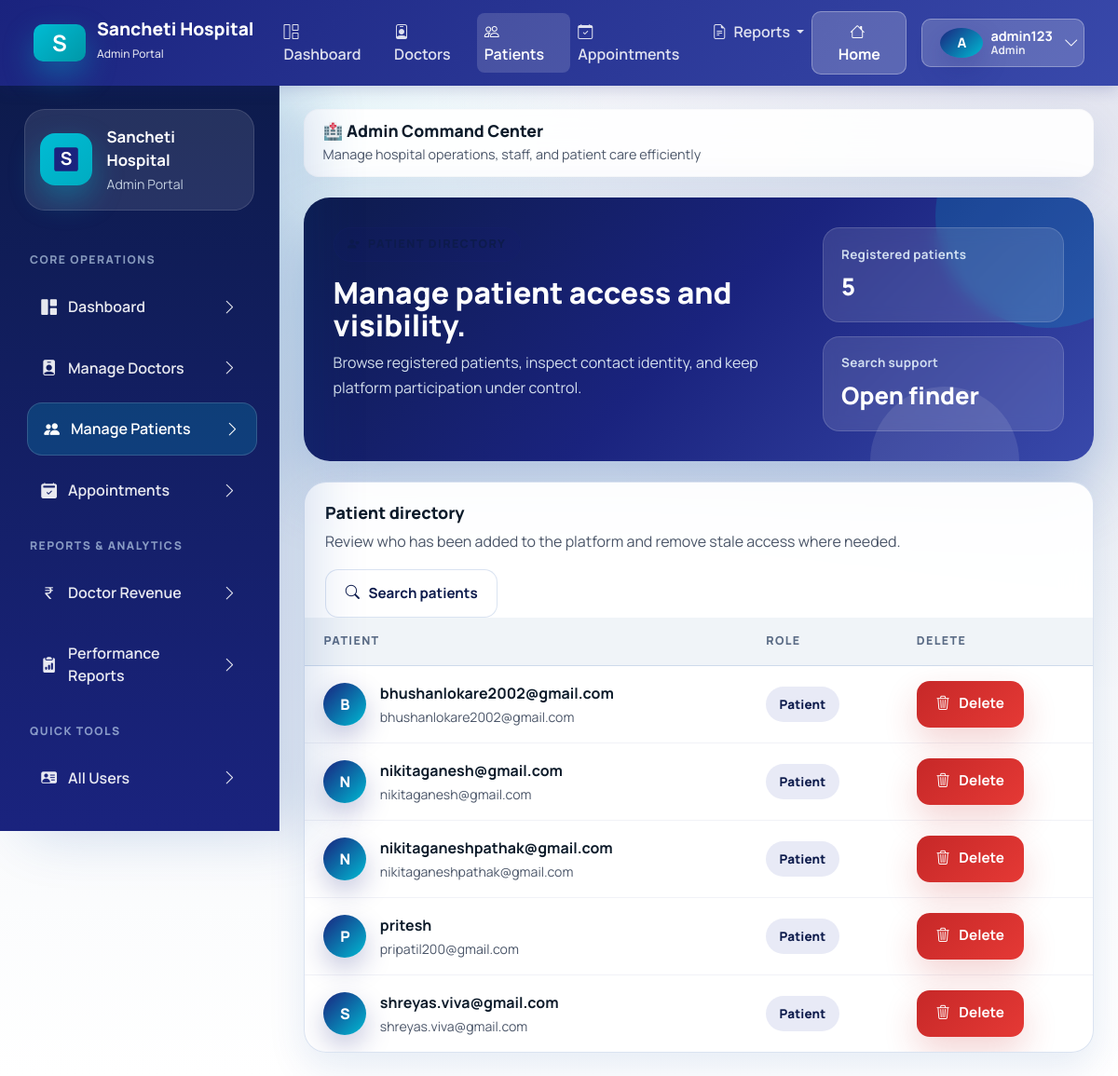
Before: /adminpanel/patients/ (signed in) with the older database file.
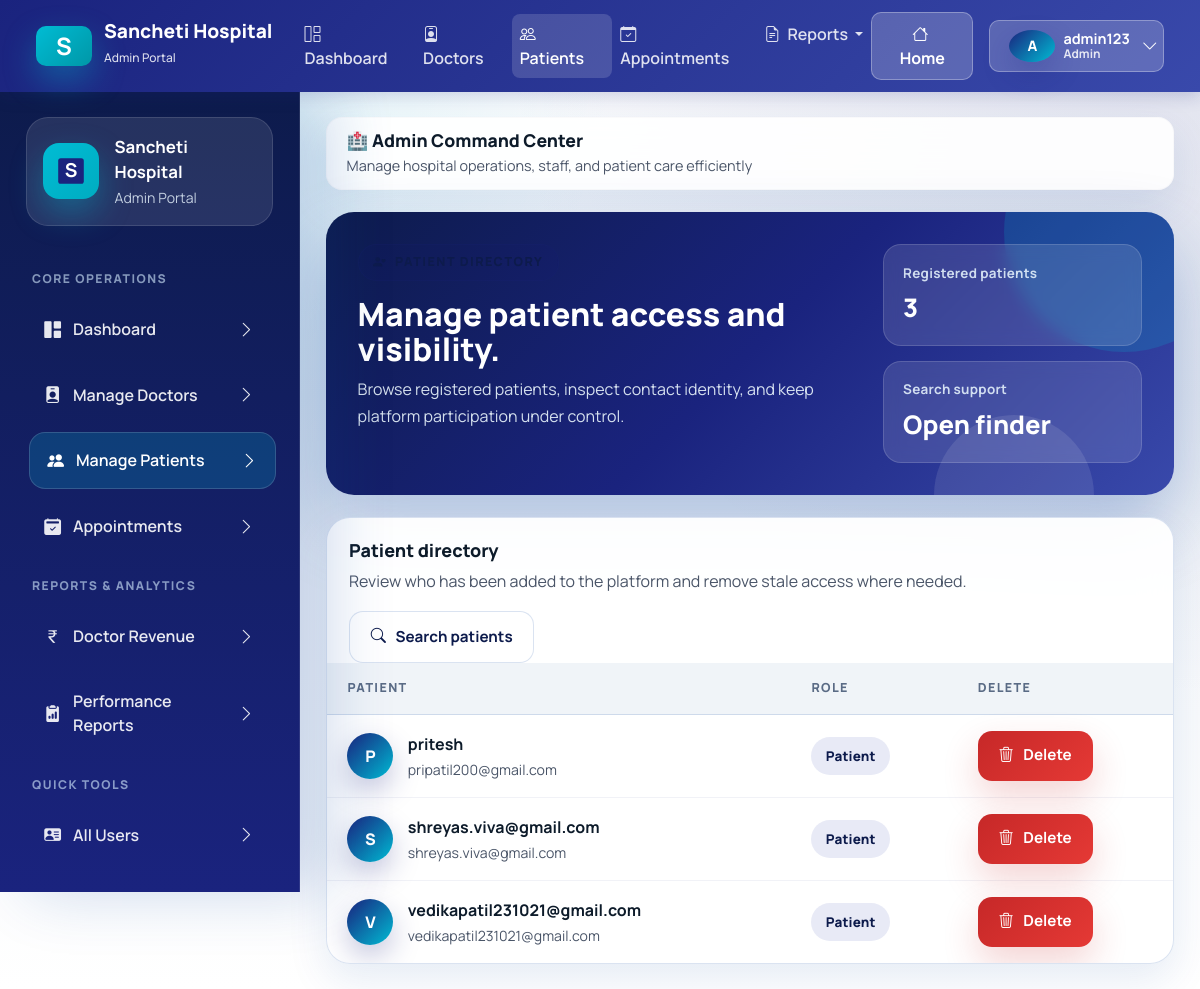
After: the same page with the newer database file.
### accounts/models.py (models this page shows, shortened)
class CustomUser(AbstractUser):
    ROLE_CHOICES = (
        ("admin", "Admin"),
        ("doctor", "Doctor"),
        ("patient", "Patient"),
    )
    username = models.CharField(max_length=150, unique=True, blank=True, null=True)
    email = models.EmailField(unique=True)
    role = models.CharField(max_length=10, choices=ROLE_CHOICES, default="patient")
    education = models.CharField(max_length=200, blank=True, null=True)
    experience = models.IntegerField(blank=True, null=True)
    bio = models.TextField(blank=True, null=True)
    fees = models.DecimalField(max_digits=8, decimal_places=2, blank=True, null=True)
    specialization = models.ForeignKey(
        "Specialization",
        on_delete=models.SET_NULL,
        null=True,
        blank=True
    )
    is_email_verified = models.BooleanField(default=False)
    email_verification_token = models.UUIDField(default=uuid.uuid4, editable=False, null=True, blank=True)
    USERNAME_FIELD = "email"
    REQUIRED_FIELDS = []
    objects = CustomUserManager()

### adminpanel/views.py (the view)
# urls.py: path("patients/", views.patients_list, name="patients_list"),
@login_required
@user_passes_test(is_admin)
def patients_list(request):
    patients = CustomUser.objects.filter(role="patient").order_by("email")
    return render(request, "adminpanel/patients_list.html", {"patients": patients})

### adminpanel/views.py (called while the page is built)
def is_admin(user):
    return user.role == "admin"

### adminpanel/templates/adminpanel/patients_list.html (shortened to what this page needs)
{% extends "base.html" %}
{% block content %}
<section class="page-hero">
    <div>
        <span class="eyebrow">
            <i class="bi bi-person-heart"></i>
        </span>
        <h2>Manage patient access and visibility.</h2>
        <p>Browse registered patients, inspect contact identity, and keep platform participation under control.</p>
    </div>
    <div class="page-hero-side">
        <div class="mini-stat">
            <span class="mini-stat-label">Registered patients</span>
            <span class="mini-stat-value">{{ patients|length }}</span>
        </div>
        <div class="mini-stat">
            <span class="mini-stat-label">Search support</span>
            <span class="mini-stat-value"><a href="{% url 'adminpanel:search_patient' %}" class="text-white text-decoration-none">Open finder</a></span>
        </div>
    </div>
</section>
<section class="table-card">
    <div class="table-toolbar">
        <div>
            <h3 class="table-title">Patient directory</h3>
            <p class="table-copy">Review who has been added to the platform and remove stale access where needed.</p>
        </div>
        <a class="btn-secondary-soft" href="{% url 'adminpanel:search_patient' %}">
            <i class="bi bi-search"></i>
            Search patients
        </a>
    </div>
    <div class="table-responsive">
        <table class="app-table">
            <thead>
                <tr>
                    <th>Patient</th>
                    <th>Role</th>
                    <th>Delete</th>
                </tr>
            </thead>
            <tbody>
                {% for patient in patients %}
                <tr>
                    <td>
                        <div class="identity-cell">
                            <span class="avatar-chip">{{ patient.email|slice:":1"|upper }}</span>
                            <div>
                                <strong>{{ patient.first_name|default:patient.email }}</strong>
                                <span class="subtle-meta">{{ patient.email }}</span>
                            </div>
                        </div>
                    </td>
                    <td><span class="soft-pill soft-pill--brand text-capitalize">{{ patient.role }}</span></td>
                    <td>
                        <a class="btn-danger-soft" href="{% url 'adminpanel:delete_patient' patient.id %}" onclick="return confirm('Delete this patient account?');">
                            <i class="bi bi-trash3"></i>
                            Delete
                        </a>
                    </td>
                </tr>
                {% endfor %}
            </tbody>
        </table>
    </div>
</section>
{% endblock %}

Changed rows visible on the page:
removed CustomUser: email "B", first_name "bhushanlokare2002@gmail.com", email "bhushanlokare2002@gmail.com", role "Patient"
removed CustomUser: email "N", first_name "nikitaganesh@gmail.com", email "nikitaganesh@gmail.com", role "Patient"
removed CustomUser: email "N", first_name "nikitaganeshpathak@gmail.com", email "nikitaganeshpathak@gmail.com", role "Patient"
added CustomUser: email "V", first_name "vedikapatil231021@gmail.com", email "vedikapatil231021@gmail.com", role "Patient"
Other visible differences:
{{ patients|length }}: "5" → "3"
